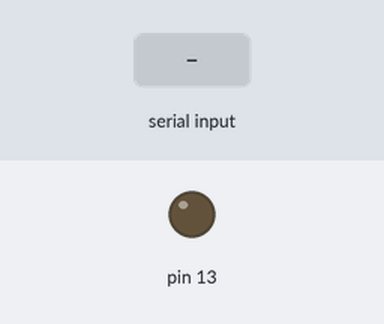
This sketch was run on a simulated Arduino Uno, built with avr-gcc and run on an emulated ATmega328P. Parts: output pins drawn as LEDs (lit = HIGH). Dashed ring = blinking. Inputs (shaded band) come from the test bench.

Above: at 1.2 s.
1.3 s: "party" received over Serial
At 2.45 s:
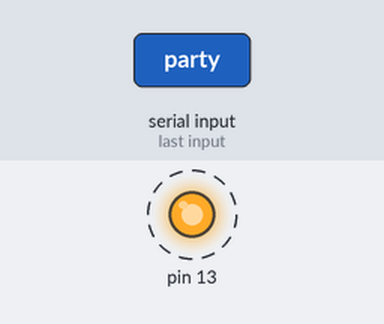
4.3 s: "on" received over Serial
At 6.4 s:
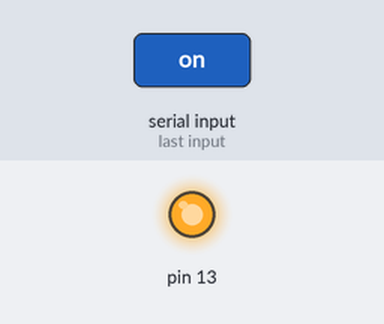
6.8 s: "blink" received over Serial
At 8.6 s:
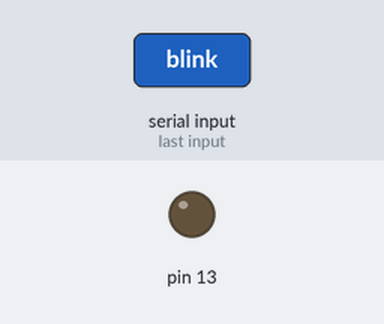
Timing chart, 0 to 10.1 s (numbered marks = the images above; inputs shaded):
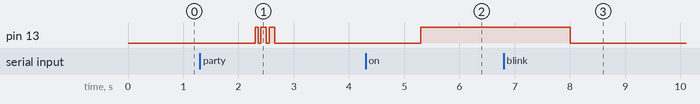

Measured:
- after the input at 1.3 s, pin 13: alternates HIGH for 0.10 s and LOW for 0.05 s, 6 changes in all, then stays LOW, starting after 1.0 s
- after the input at 4.3 s, pin 13: LOW → HIGH after 1.0 s
- after the input at 6.8 s, pin 13: HIGH → LOW after 1.2 s

The sketch:

SerialPortLED.ino
```cpp
void setup() {
  Serial.begin(9600);
  //Set pin 11 to be output pin (connect LED here)
  pinMode(13, OUTPUT);

  //set pin 11 to be high initially; LED is usually on, but, not blinking
  digitalWrite(13, LOW);
}

//this procedure is called if we need to blink the LED
void blink_led(int x) {

  //we can't just blink it once, because that wouldn't be noticeable
  //so, we blink it three times
  while (x > 0)
  {
    x = x - 1;
    digitalWrite(13, HIGH);
    delay(200);
    digitalWrite(13, LOW);
    delay(200);
  }
}
void party(){
 digitalWrite(13, HIGH);
 delay(50);
 digitalWrite(13, LOW);
 delay(50);
 digitalWrite(13, HIGH);
 delay(50);
 digitalWrite(13, HIGH);
 delay(50);
 digitalWrite(13, LOW);
 delay(50);
 digitalWrite(13, HIGH);
 delay(50);
 digitalWrite(13, HIGH);
 delay(50);
 digitalWrite(13, LOW);

}

void got_char(String x) {
 int t = 0;
  //if we get b over Serial
  if(x == "blink") {
    blink_led(1);
  }
    else if (x == "on")
  {
    digitalWrite(13, HIGH);
  }
    else if (x == "off")
  {
    digitalWrite(13, LOW);
  }
  else if(x == "party")
  {
    party();
  }
  else if(x == "fade")
  {
    t = 255;
    while(t > 0)
  {
   analogWrite(13, t);
   t = t - 1;
   delay(50);
  }
  }
    else
  {
    blink_led(3);
  }
}

void loop() {
  if(Serial.available() > 0) {
    String byte_read = Serial.readString();
     got_char((String)byte_read);
  }
}
```
